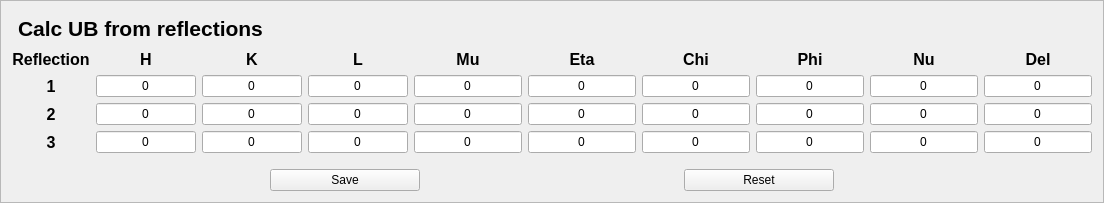
        <widget class="QFrame" name="frame_6">
         <property name="frameShape">
          <enum>QFrame::StyledPanel</enum>
         </property>
         <property name="frameShadow">
          <enum>QFrame::Raised</enum>
         </property>
         <layout class="QVBoxLayout" name="verticalLayout_12">
          <item>
           <layout class="QVBoxLayout" name="verticalLayout_4">
            <item>
             <widget class="QLabel" name="label_3">
              <property name="styleSheet">
               <string notr="true"> QLabel {
    qproperty-alignment: AlignCenter;
    padding: 5px 0px;
    color: rgb(0, 0, 0);
    max-height: 22px;
    font-size: 16pt;
	font-weight: bold; 
}</string>
              </property>
              <property name="text">
               <string>Calc UB from reflections</string>
              </property>
             </widget>
            </item>
            <item>
             <layout class="QGridLayout" name="gridLayout_5">
              <item row="1" column="6">
               <widget class="QLineEdit" name="lineEdit_chi_1">
                <property name="text">
                 <string>0</string>
                </property>
                <property name="alignment">
                 <set>Qt::AlignCenter</set>
                </property>
               </widget>
              </item>
              <item row="2" column="3">
               <widget class="QLineEdit" name="lineEdit_l_2">
                <property name="maximumSize">
                 <size>
                  <width>100</width>
                  <height>16777215</height>
                 </size>
                </property>
                <property name="text">
                 <string>0</string>
                </property>
                <property name="alignment">
                 <set>Qt::AlignCenter</set>
                </property>
               </widget>
              </item>
              <item row="1" column="1">
               <widget class="QLineEdit" name="lineEdit_h_1">
                <property name="maximumSize">
                 <size>
                  <width>100</width>
                  <height>16777215</height>
                 </size>
                </property>
                <property name="text">
                 <string>0</string>
                </property>
                <property name="alignment">
                 <set>Qt::AlignCenter</set>
                </property>
               </widget>
              </item>
              <item row="3" column="8">
               <widget class="QLineEdit" name="lineEdit_nu_3">
                <property name="text">
                 <string>0</string>
                </property>
                <property name="alignment">
                 <set>Qt::AlignCenter</set>
                </property>
               </widget>
              </item>
              <item row="2" column="9">
               <widget class="QLineEdit" name="lineEdit_del_2">
                <property name="text">
                 <string>0</string>
                </property>
                <property name="alignment">
                 <set>Qt::AlignCenter</set>
                </property>
               </widget>
              </item>
              <item row="2" column="1">
               <widget class="QLineEdit" name="lineEdit_h_2">
                <property name="maximumSize">
                 <size>
                  <width>100</width>
                  <height>16777215</height>
                 </size>
                </property>
                <property name="text">
                 <string>0</string>
                </property>
                <property name="alignment">
                 <set>Qt::AlignCenter</set>
                </property>
               </widget>
              </item>
              <item row="2" column="0">
               <widget class="QLabel" name="label_15">
                <property name="font">
                 <font>
                  <pointsize>12</pointsize>
                  <weight>75</weight>
                  <bold>true</bold>
                 </font>
                </property>
                <property name="text">
                 <string>2</string>
                </property>
                <property name="alignment">
                 <set>Qt::AlignCenter</set>
                </property>
               </widget>
              </item>
              <item row="0" column="0">
               <widget class="QLabel" name="label_4">
                <property name="font">
                 <font>
                  <pointsize>12</pointsize>
                  <weight>75</weight>
                  <bold>true</bold>
                 </font>
                </property>
                <property name="text">
                 <string>Reflection</string>
                </property>
                <property name="alignment">
                 <set>Qt::AlignCenter</set>
                </property>
               </widget>
              </item>
              <item row="1" column="0">
               <widget class="QLabel" name="label_14">
                <property name="font">
                 <font>
                  <pointsize>12</pointsize>
                  <weight>75</weight>
                  <bold>true</bold>
                 </font>
                </property>
                <property name="text">
                 <string>1</string>
                </property>
                <property name="alignment">
                 <set>Qt::AlignCenter</set>
                </property>
               </widget>
              </item>
              <item row="2" column="4">
               <widget class="QLineEdit" name="lineEdit_mu_2">
                <property name="text">
                 <string>0</string>
                </property>
                <property name="alignment">
                 <set>Qt::AlignCenter</set>
                </property>
               </widget>
              </item>
              <item row="0" column="1">
               <widget class="QLabel" name="label_5">
                <property name="font">
                 <font>
                  <pointsize>12</pointsize>
                  <weight>75</weight>
                  <bold>true</bold>
                 </font>
                </property>
                <property name="text">
                 <string>H</string>
                </property>
                <property name="alignment">
                 <set>Qt::AlignCenter</set>
                </property>
               </widget>
              </item>
              <item row="1" column="5">
               <widget class="QLineEdit" name="lineEdit_eta_1">
                <property name="text">
                 <string>0</string>
                </property>
                <property name="alignment">
                 <set>Qt::AlignCenter</set>
                </property>
               </widget>
              </item>
              <item row="3" column="5">
               <widget class="QLineEdit" name="lineEdit_eta_3">
                <property name="text">
                 <string>0</string>
                </property>
                <property name="alignment">
                 <set>Qt::AlignCenter</set>
                </property>
               </widget>
              </item>
              <item row="3" column="0">
               <widget class="QLabel" name="label_16">
                <property name="font">
                 <font>
                  <pointsize>12</pointsize>
                  <weight>75</weight>
                  <bold>true</bold>
                 </font>
                </property>
                <property name="text">
                 <string>3</string>
                </property>
                <property name="alignment">
                 <set>Qt::AlignCenter</set>
                </property>
               </widget>
              </item>
              <item row="0" column="8">
               <widget class="QLabel" name="label_12">
                <property name="font">
                 <font>
                  <pointsize>12</pointsize>
                  <weight>75</weight>
                  <bold>true</bold>
                 </font>
                </property>
                <property name="text">
                 <string>Nu</string>
                </property>
                <property name="alignment">
                 <set>Qt::AlignCenter</set>
                </property>
               </widget>
              </item>
              <item row="1" column="2">
               <widget class="QLineEdit" name="lineEdit_k_1">
                <property name="maximumSize">
                 <size>
                  <width>100</width>
                  <height>16777215</height>
                 </size>
                </property>
                <property name="text">
                 <string>0</string>
                </property>
                <property name="alignment">
                 <set>Qt::AlignCenter</set>
                </property>
               </widget>
              </item>
              <item row="0" column="7">
               <widget class="QLabel" name="label_11">
                <property name="font">
                 <font>
                  <pointsize>12</pointsize>
                  <weight>75</weight>
                  <bold>true</bold>
                 </font>
                </property>
                <property name="text">
                 <string>Phi</string>
                </property>
                <property name="alignment">
                 <set>Qt::AlignCenter</set>
                </property>
               </widget>
              </item>
              <item row="0" column="6">
               <widget class="QLabel" name="label_10">
                <property name="font">
                 <font>
                  <pointsize>12</pointsize>
                  <weight>75</weight>
                  <bold>true</bold>
                 </font>
                </property>
                <property name="text">
                 <string>Chi</string>
                </property>
                <property name="alignment">
                 <set>Qt::AlignCenter</set>
                </property>
               </widget>
              </item>
              <item row="2" column="5">
               <widget class="QLineEdit" name="lineEdit_eta_2">
                <property name="text">
                 <string>0</string>
                </property>
                <property name="alignment">
                 <set>Qt::AlignCenter</set>
                </property>
               </widget>
              </item>
              <item row="0" column="2">
               <widget class="QLabel" name="label_6">
                <property name="font">
                 <font>
                  <pointsize>12</pointsize>
                  <weight>75</weight>
                  <bold>true</bold>
                 </font>
                </property>
                <property name="text">
                 <string>K</string>
                </property>
                <property name="alignment">
                 <set>Qt::AlignCenter</set>
                </property>
               </widget>
              </item>
              <item row="1" column="7">
               <widget class="QLineEdit" name="lineEdit_phi_1">
                <property name="text">
                 <string>0</string>
                </property>
                <property name="alignment">
                 <set>Qt::AlignCenter</set>
                </property>
               </widget>
              </item>
              <item row="2" column="6">
               <widget class="QLineEdit" name="lineEdit_chi_2">
                <property name="text">
                 <string>0</string>
                </property>
                <property name="alignment">
                 <set>Qt::AlignCenter</set>
                </property>
               </widget>
              </item>
              <item row="1" column="3">
               <widget class="QLineEdit" name="lineEdit_l_1">
                <property name="maximumSize">
                 <size>
                  <width>100</width>
                  <height>16777215</height>
                 </size>
                </property>
                <property name="text">
                 <string>0</string>
                </property>
                <property name="alignment">
                 <set>Qt::AlignCenter</set>
                </property>
               </widget>
              </item>
              <item row="1" column="4">
               <widget class="QLineEdit" name="lineEdit_mu_1">
                <property name="text">
                 <string>0</string>
                </property>
                <property name="alignment">
                 <set>Qt::AlignCenter</set>
                </property>
               </widget>
              </item>
              <item row="0" column="9">
               <widget class="QLabel" name="label_13">
                <property name="font">
                 <font>
                  <pointsize>12</pointsize>
                  <weight>75</weight>
                  <bold>true</bold>
                 </font>
                </property>
                <property name="text">
                 <string>Del</string>
                </property>
                <property name="alignment">
                 <set>Qt::AlignCenter</set>
                </property>
               </widget>
              </item>
              <item row="0" column="3">
               <widget class="QLabel" name="label_7">
                <property name="font">
                 <font>
                  <pointsize>12</pointsize>
                  <weight>75</weight>
                  <bold>true</bold>
                 </font>
                </property>
                <property name="text">
                 <string>L</string>
                </property>
                <property name="alignment">
                 <set>Qt::AlignCenter</set>
                </property>
               </widget>
              </item>
              <item row="3" column="9">
               <widget class="QLineEdit" name="lineEdit_del_3">
                <property name="text">
                 <string>0</string>
                </property>
                <property name="alignment">
                 <set>Qt::AlignCenter</set>
                </property>
               </widget>
              </item>
              <item row="0" column="5">
               <widget class="QLabel" name="label_9">
                <property name="font">
                 <font>
                  <pointsize>12</pointsize>
                  <weight>75</weight>
                  <bold>true</bold>
                 </font>
                </property>
                <property name="text">
                 <string>Eta</string>
                </property>
                <property name="alignment">
                 <set>Qt::AlignCenter</set>
                </property>
               </widget>
              </item>
              <item row="0" column="4">
               <widget class="QLabel" name="label_8">
                <property name="font">
                 <font>
                  <pointsize>12</pointsize>
                  <weight>75</weight>
                  <bold>true</bold>
                 </font>
                </property>
                <property name="text">
                 <string>Mu</string>
                </property>
                <property name="alignment">
                 <set>Qt::AlignCenter</set>
                </property>
               </widget>
              </item>
              <item row="2" column="2">
               <widget class="QLineEdit" name="lineEdit_k_2">
                <property name="maximumSize">
                 <size>
                  <width>100</width>
                  <height>16777215</height>
                 </size>
                </property>
                <property name="text">
                 <string>0</string>
                </property>
                <property name="alignment">
                 <set>Qt::AlignCenter</set>
                </property>
               </widget>
              </item>
              <item row="1" column="8">
               <widget class="QLineEdit" name="lineEdit_nu_1">
                <property name="text">
                 <string>0</string>
                </property>
                <property name="alignment">
                 <set>Qt::AlignCenter</set>
                </property>
               </widget>
              </item>
              <item row="3" column="4">
               <widget class="QLineEdit" name="lineEdit_mu_3">
                <property name="text">
                 <string>0</string>
                </property>
                <property name="alignment">
                 <set>Qt::AlignCenter</set>
                </property>
               </widget>
              </item>
              <item row="3" column="1">
               <widget class="QLineEdit" name="lineEdit_h_3">
                <property name="maximumSize">
                 <size>
                  <width>100</width>
                  <height>16777215</height>
                 </size>
                </property>
                <property name="text">
                 <string>0</string>
                </property>
                <property name="alignment">
                 <set>Qt::AlignCenter</set>
                </property>
               </widget>
              </item>
              <item row="2" column="7">
               <widget class="QLineEdit" name="lineEdit_phi_2">
                <property name="text">
                 <string>0</string>
                </property>
                <property name="alignment">
                 <set>Qt::AlignCenter</set>
                </property>
               </widget>
              </item>
              <item row="1" column="9">
               <widget class="QLineEdit" name="lineEdit_del_1">
                <property name="text">
                 <string>0</string>
                </property>
                <property name="alignment">
                 <set>Qt::AlignCenter</set>
                </property>
               </widget>
              </item>
              <item row="3" column="6">
               <widget class="QLineEdit" name="lineEdit_chi_3">
                <property name="text">
                 <string>0</string>
                </property>
                <property name="alignment">
                 <set>Qt::AlignCenter</set>
                </property>
               </widget>
              </item>
              <item row="2" column="8">
               <widget class="QLineEdit" name="lineEdit_nu_2">
                <property name="text">
                 <string>0</string>
                </property>
                <property name="alignment">
                 <set>Qt::AlignCenter</set>
                </property>
               </widget>
              </item>
              <item row="3" column="3">
               <widget class="QLineEdit" name="lineEdit_l_3">
                <property name="maximumSize">
                 <size>
                  <width>100</width>
                  <height>16777215</height>
                 </size>
                </property>
                <property name="text">
                 <string>0</string>
                </property>
                <property name="alignment">
                 <set>Qt::AlignCenter</set>
                </property>
               </widget>
              </item>
              <item row="3" column="2">
               <widget class="QLineEdit" name="lineEdit_k_3">
                <property name="maximumSize">
                 <size>
                  <width>100</width>
                  <height>16777215</height>
                 </size>
                </property>
                <property name="text">
                 <string>0</string>
                </property>
                <property name="alignment">
                 <set>Qt::AlignCenter</set>
                </property>
               </widget>
              </item>
              <item row="3" column="7">
               <widget class="QLineEdit" name="lineEdit_phi_3">
                <property name="text">
                 <string>0</string>
                </property>
                <property name="alignment">
                 <set>Qt::AlignCenter</set>
                </property>
               </widget>
              </item>
             </layout>
            </item>
           </layout>
          </item>
          <item>
           <spacer name="verticalSpacer_9">
            <property name="orientation">
             <enum>Qt::Vertical</enum>
            </property>
            <property name="sizeType">
             <enum>QSizePolicy::Fixed</enum>
            </property>
            <property name="sizeHint" stdset="0">
             <size>
              <width>20</width>
              <height>10</height>
             </size>
            </property>
           </spacer>
          </item>
          <item>
           <layout class="QGridLayout" name="gridLayout_8">
            <item row="0" column="1">
             <widget class="QPushButton" name="pushButton_refs_reset">
              <property name="maximumSize">
               <size>
                <width>150</width>
                <height>16777215</height>
               </size>
              </property>
              <property name="text">
               <string>Reset</string>
              </property>
             </widget>
            </item>
            <item row="0" column="0">
             <widget class="QPushButton" name="pushButton_refs_save">
              <property name="minimumSize">
               <size>
                <width>150</width>
                <height>0</height>
               </size>
              </property>
              <property name="maximumSize">
               <size>
                <width>150</width>
                <height>16777215</height>
               </size>
              </property>
              <property name="text">
               <string>Save</string>
              </property>
             </widget>
            </item>
           </layout>
          </item>
         </layout>
        </widget>
